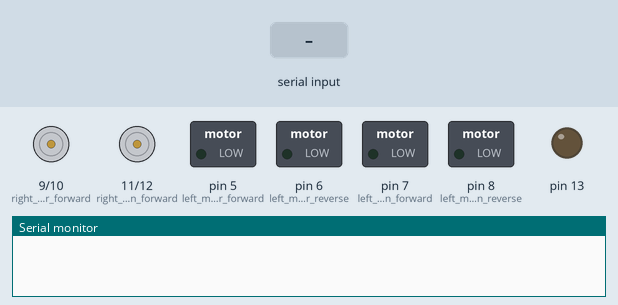
Bench run of a sketch on a simulated Arduino Leonardo, built with avr-gcc and run on an emulated ATmega32U4. Shown: motor-driver pin pairs drawn as motors (green arrow = first pin HIGH = forward, orange = second pin HIGH = backward, longer = more drive), switched loads named in the sketch (green lamp = pin HIGH), output pins drawn as LEDs (lit = HIGH), the last lines printed to the serial monitor. Inputs (shaded band) come from the test bench.

Above: at 1.2 s.
1.3 s: byte 30 received over Serial
At 1.4 s:
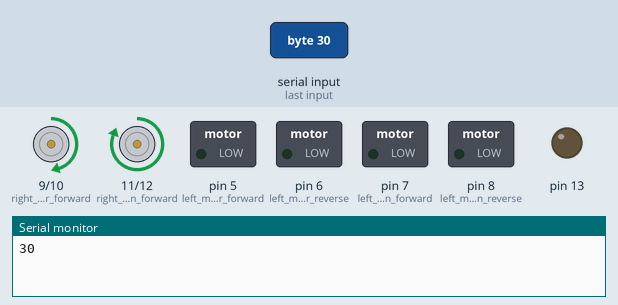
3.0 s: byte 90 received over Serial
At 3.1 s:
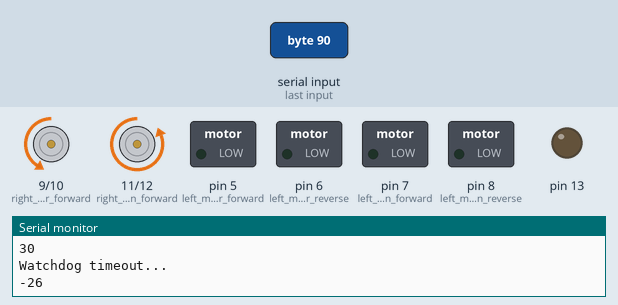
4.7 s: byte 120 received over Serial
At 4.81 s:
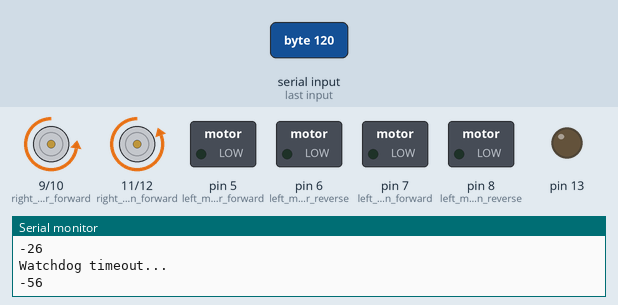
Timing chart, 0 to 7.7 s (numbered marks = the images above; inputs shaded):
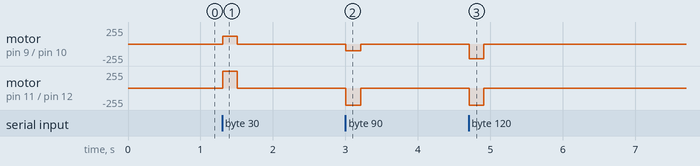

Measured:
- after the input at 1.3 s, motor on pin 9 (right_motor_forward) / pin 10 (right_motor_reverse): stopped → forward 120/255 at once, → stopped 0.20 s later; motor on pin 11 (right_motor_direction_forward) / pin 12 (right_motor_direction_reverse): stopped → forward 255/255 at once, → stopped 0.20 s later
- after the input at 3.0 s, motor on pin 9 (right_motor_forward) / pin 10 (right_motor_reverse): stopped → backward 104/255 at once, → stopped 0.20 s later; motor on pin 11 (right_motor_direction_forward) / pin 12 (right_motor_direction_reverse): stopped → backward 255/255 at once, → stopped 0.20 s later
- after the input at 4.7 s, motor on pin 9 (right_motor_forward) / pin 10 (right_motor_reverse): stopped → backward 224/255 at once, → stopped 0.20 s later; motor on pin 11 (right_motor_direction_forward) / pin 12 (right_motor_direction_reverse): stopped → backward 255/255 at once, → stopped 0.20 s later

The sketch:

StackingRobotMicroSpeedController.ino
```cpp
#include <SoftwareSerial.h>

int left_motor_forward = 5;
int left_motor_reverse = 6;
int left_motor_direction_forward = 7;
int left_motor_direction_reverse = 8;

int right_motor_forward = 9;
int right_motor_reverse = 10;
int right_motor_direction_forward = 11;
int right_motor_direction_reverse = 12;

float deadzone = 0.09;

int left_power;
int right_power;

void SetMotor(int pwm_forward, int pwm_reverse, int direction_forward, int direction_reverse, int power);
void SetDriveLR();


typedef enum ControlState
{
  NONE = 0,
  RUN,
} ControlState;

ControlState state;
int watchdog_timeout = 200;
unsigned long watchdog_timer_start;

void setup()
{
  pinMode(left_motor_forward, OUTPUT);
  pinMode(left_motor_reverse, OUTPUT);
  pinMode(left_motor_direction_forward, OUTPUT);
  pinMode(left_motor_direction_reverse, OUTPUT);
  pinMode(right_motor_forward, OUTPUT);
  pinMode(right_motor_reverse, OUTPUT);
  pinMode(right_motor_direction_forward, OUTPUT);
  pinMode(right_motor_direction_reverse, OUTPUT);

  pinMode(13, OUTPUT);

  left_power = 0;
  right_power = 0;
  SetDriveLR();

  Serial1.begin(9600);
  Serial.begin(9600);

  state = NONE;
  watchdog_timer_start = millis();
}

void loop()
{
  if(millis() - watchdog_timer_start > watchdog_timeout && state == RUN)
  {
    // Watchdog timed out: revert to control state NONE
    state = NONE;
    Serial.println("Watchdog timeout...");
  }
  if(Serial.available())
  {
    int data = Serial.read();

    if(data & 128){
      left_power = data & 63;
      if(data & 64){ left_power = -left_power; }
    }
    else{
      right_power = data & 63;
      if(data &64){ right_power = -right_power; }
    }
    state = RUN;
    watchdog_timer_start = millis();
    Serial.println(right_power);
  }
  if(Serial1.available())
  {
    int data = Serial1.read();

    if(data & 128){
      left_power = data & 63;
      if(data & 64){ left_power = -left_power; }
    }
    else{
      right_power = data & 63;
      if(data &64){ right_power = -right_power; }
    }
    state = RUN;
    watchdog_timer_start = millis();
  }


  if(state == NONE)
  {
    left_power = 0;
    right_power = 0;
    SetDriveLR();
  }
  else if (state == RUN)
  {
    SetDriveLR();
  }
  delay(10);
}

void SetMotor(int pwm_forward, int pwm_reverse, int direction_forward, int direction_reverse, int power_in)
{
  bool reverse = false;
  int power = min(63, max(-64, power_in));
  if(power < 0)
  {
    power = -power;
    reverse = true;
  }

  if(power < deadzone && power > -deadzone)
  {
    digitalWrite(direction_reverse, LOW);
    digitalWrite(direction_forward, LOW);
    analogWrite(pwm_reverse, 0);
    analogWrite(pwm_forward, 0);
  }
  else
  {
    if(!reverse)
    {
      digitalWrite(direction_reverse, LOW);
      digitalWrite(direction_forward, HIGH);
      analogWrite(pwm_reverse, 0);
      analogWrite(pwm_forward, 4 * power);
    }
    else
    {
      digitalWrite(direction_reverse, HIGH);
      digitalWrite(direction_forward, LOW);
      analogWrite(pwm_reverse, 4 * power);
      analogWrite(pwm_forward, 0);
    }
  }
}

void SetDriveLR()
{
  SetMotor(left_motor_forward, left_motor_reverse, left_motor_direction_forward, left_motor_direction_reverse, left_power);
  SetMotor(right_motor_forward, right_motor_reverse, right_motor_direction_forward, right_motor_direction_reverse, right_power);

}
```
